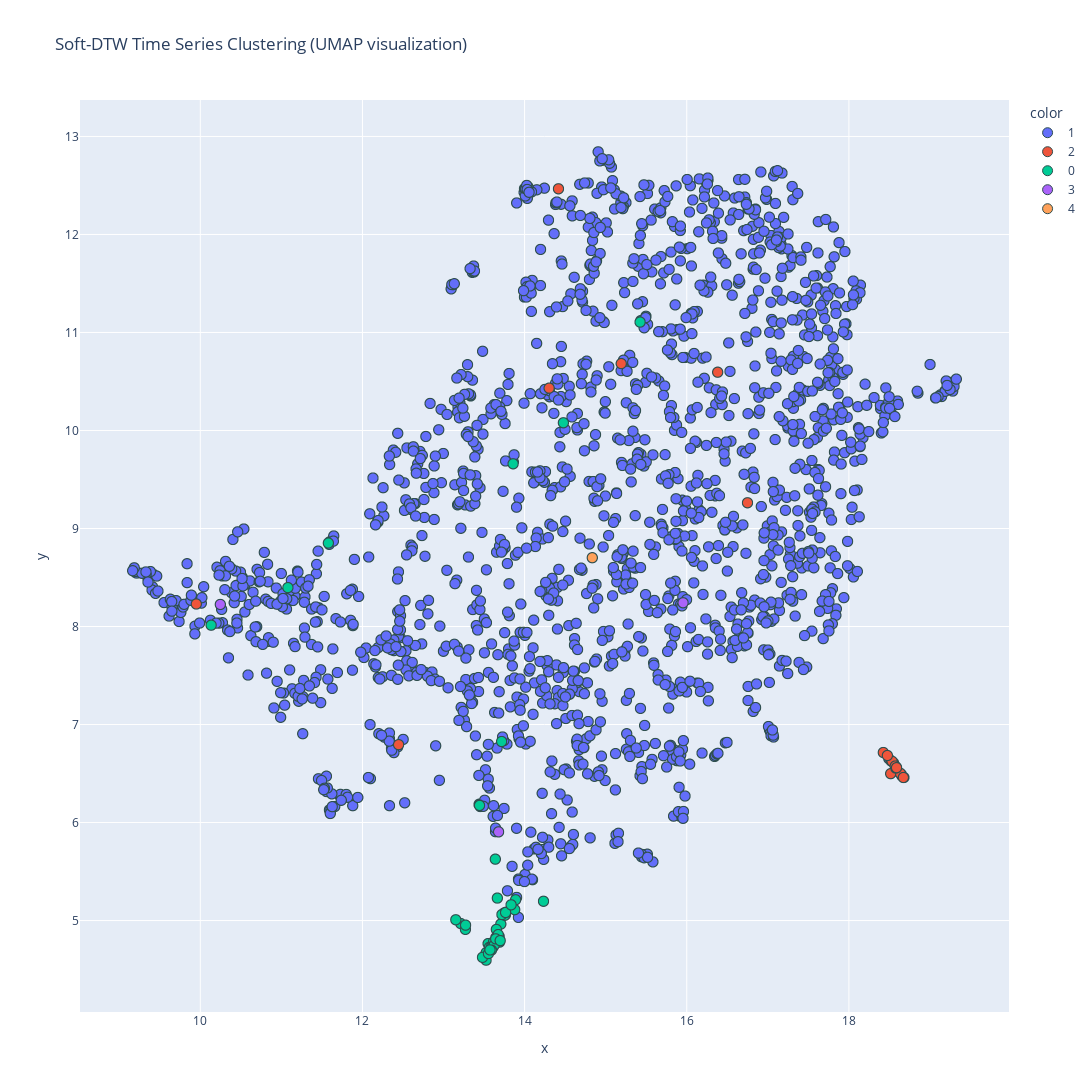

The code cell stored with this chart in its notebook:
### Code cell
fig = px.scatter(
    x=X_embedded[:, 0],
    y=X_embedded[:, 1],
    color=labels.astype(str),
    hover_name=[f"{col}" for col in unified.index],
    title="Soft-DTW Time Series Clustering (UMAP visualization)",
    width=1200,
    height=1200
)
fig.update_traces(marker=dict(size=10, line=dict(width=1, color='DarkSlateGrey')))
fig.show()

### Figure 1 — Plotly figure (JSON) as saved in the notebook; plotly's stock layout.template omitted (floating-point values rounded to 4 significant figures; data arrays with more than 128 entries replaced by an {"elided": "..."} marker saying what was removed)
{"data": [{"hovertemplate": "<b>%{hovertext}</b><br><br>color=1<br>x=%{x}<br>y=%{y}<extra></extra>", "hovertext": {"elided": "1792 str values"}, "legendgroup": "1", "marker": {"color": "#636efa", "line": {"color": "DarkSlateGrey", "width": 1}, "size": 10, "symbol": "circle"}, "mode": "markers", "name": "1", "showlegend": true, "type": "scattergl", "x": {"elided": "1792 float values"}, "xaxis": "x", "y": {"elided": "1792 float values"}, "yaxis": "y"}, {"hovertemplate": "<b>%{hovertext}</b><br><br>color=2<br>x=%{x}<br>y=%{y}<extra></extra>", "hovertext": ["Satya Nadella interview", "war in NATO", "war in Ukraine", "war in Russia", "Russia news", "NATO conflict", "Unity earnings report", "Peace talks", "Etsy earnings report", "Russia conflict", "Marco Rubio tweet", "Nice Ltd. response to Saudi Arabia", "NATO news", "Ryan Reynolds new album", "Ukraine conflict", "Ukraine news", "OpenAI Sora sales in Israel", "Ayman Odeh on social justice", "investing in vegan", "NFTs trends", "new Fitbit release date", "NATO", "Russia", "buy Unity shares", "Ukraine"], "legendgroup": "2", "marker": {"color": "#EF553B", "line": {"color": "DarkSlateGrey", "width": 1}, "size": 10, "symbol": "circle"}, "mode": "markers", "name": "2", "showlegend": true, "type": "scattergl", "x": [9.951, 18.58, 18.52, 18.55, 18.64, 18.65, 16.38, 18.42, 14.3, 18.65, 14.42, 18.68, 18.63, 12.45, 18.67, 18.58, 18.52, 18.58, 16.75, 15.19, 18.53, 18.59, 18.57, 18.47, 18.59], "xaxis": "x", "y": [8.23, 6.569, 6.629, 6.608, 6.494, 6.491, 10.59, 6.714, 10.43, 6.476, 12.47, 6.46, 6.502, 6.794, 6.459, 6.562, 6.499, 6.555, 9.263, 10.68, 6.624, 6.56, 6.576, 6.684, 6.56], "yaxis": "y"}, {"hovertemplate": "<b>%{hovertext}</b><br><br>color=0<br>x=%{x}<br>y=%{y}<extra></extra>", "hovertext": ["Palestine", "investing in organic food", "Gaza", "Ellen DeGeneres new album", "war in Palestine", "Iron Dome", "Shopify response to Yemen", "AirPods Pro sales in Palestine", "Pfizer layoffs", "Marco Rubio on renewable energy", "CVS Health response to US", "Benjamin Netanyahu tweet", "Golan Heights conflict", "US aid to Palestine", "impact of quantitative easing", "Sinai Peninsula conflict", "war in Golan Heights", "Gaza news", "Mansour Abbas on me too movement", "buy Oracle shares", "Mobileye earnings report", "Sinai Peninsula news", "Samsung Galaxy S25 sales in Palestine", "Naftali Bennett interview", "Israel conflict", "wearable fitness trends", "Alexandria Ocasio-Cortez on data privacy", "Palestine conflict", "investing in digital currency", "Meta Quest 3 sales in Red Sea", "CVS Health response to IDF", "buy Dell shares", "Golan Heights news", "Gaza conflict", "AI advancements trends", "war in Sinai Peninsula", "buy Block shares", "US aid to West Bank", "Hamas", "war in Israel", "Palestine news", "Nancy Pelosi on eco-friendly products", "Roche earnings report", "West Bank conflict", "Apple Vision Pro vs competitor", "GSK layoffs"], "legendgroup": "0", "marker": {"color": "#00cc96", "line": {"color": "DarkSlateGrey", "width": 1}, "size": 10, "symbol": "circle"}, "mode": "markers", "name": "0", "showlegend": true, "type": "scattergl", "x": [13.89, 11.08, 13.76, 13.65, 13.76, 13.64, 13.72, 13.71, 13.75, 10.13, 13.21, 13.27, 13.53, 13.69, 13.15, 13.69, 13.55, 13.88, 13.76, 13.53, 11.58, 13.48, 14.48, 13.77, 13.62, 13.86, 13.65, 13.57, 13.27, 14.23, 13.59, 13.61, 13.64, 13.63, 13.72, 13.59, 15.42, 13.55, 13.57, 13.67, 13.64, 13.44, 13.66, 13.7, 13.77, 13.83], "xaxis": "x", "y": [5.212, 8.397, 5.062, 4.811, 5.06, 4.825, 6.827, 4.964, 5.076, 8.014, 4.969, 4.91, 4.672, 4.838, 5.008, 4.78, 4.765, 5.111, 5.054, 4.596, 8.852, 4.625, 10.08, 5.084, 4.782, 9.66, 4.909, 4.728, 4.953, 5.197, 4.729, 4.728, 5.626, 4.748, 5.061, 4.699, 11.11, 4.663, 4.7, 4.857, 4.813, 6.175, 5.229, 4.795, 5.082, 5.16], "yaxis": "y"}, {"hovertemplate": "<b>%{hovertext}</b><br><br>color=3<br>x=%{x}<br>y=%{y}<extra></extra>", "hovertext": ["work-life balance stocks", "Jensen Huang on inclusion initiatives", "Playstation 5 Pro sales in Russia"], "legendgroup": "3", "marker": {"color": "#ab63fa", "line": {"color": "DarkSlateGrey", "width": 1}, "size": 10, "symbol": "circle"}, "mode": "markers", "name": "3", "showlegend": true, "type": "scattergl", "x": [10.25, 13.68, 15.95], "xaxis": "x", "y": [8.225, 5.905, 8.242], "yaxis": "y"}, {"hovertemplate": "<b>%{hovertext}</b><br><br>color=4<br>x=%{x}<br>y=%{y}<extra></extra>", "hovertext": ["buy Citigroup shares"], "legendgroup": "4", "marker": {"color": "#FFA15A", "line": {"color": "DarkSlateGrey", "width": 1}, "size": 10, "symbol": "circle"}, "mode": "markers", "name": "4", "showlegend": true, "type": "scattergl", "x": [14.83], "xaxis": "x", "y": [8.702], "yaxis": "y"}], "layout": {"height": 1200, "legend": {"title": {"text": "color"}, "tracegroupgap": 0}, "title": {"text": "Soft-DTW Time Series Clustering (UMAP visualization)"}, "width": 1200, "xaxis": {"anchor": "y", "domain": [0, 1], "title": {"text": "x"}}, "yaxis": {"anchor": "x", "domain": [0, 1], "title": {"text": "y"}}}}
